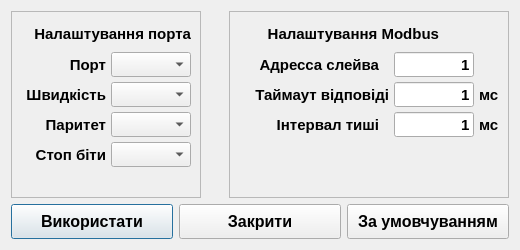
<?xml version="1.0" encoding="UTF-8"?>
<ui version="4.0">
 <class>DialogConnectionSettings</class>
 <widget class="QDialog" name="DialogConnectionSettings">
  <property name="geometry">
   <rect>
    <x>0</x>
    <y>0</y>
    <width>520</width>
    <height>250</height>
   </rect>
  </property>
  <property name="sizePolicy">
   <sizepolicy hsizetype="Fixed" vsizetype="Fixed">
    <horstretch>0</horstretch>
    <verstretch>0</verstretch>
   </sizepolicy>
  </property>
  <property name="minimumSize">
   <size>
    <width>520</width>
    <height>250</height>
   </size>
  </property>
  <property name="maximumSize">
   <size>
    <width>520</width>
    <height>250</height>
   </size>
  </property>
  <property name="windowTitle">
   <string>Dialog</string>
  </property>
  <layout class="QVBoxLayout" name="verticalLayout_3">
   <item>
    <layout class="QHBoxLayout" name="horizontalLayout_2">
     <item>
      <widget class="QFrame" name="fPortSettings">
       <property name="frameShape">
        <enum>QFrame::StyledPanel</enum>
       </property>
       <property name="frameShadow">
        <enum>QFrame::Raised</enum>
       </property>
       <layout class="QVBoxLayout" name="verticalLayout">
        <item>
         <widget class="QLabel" name="label_2">
          <property name="minimumSize">
           <size>
            <width>0</width>
            <height>25</height>
           </size>
          </property>
          <property name="maximumSize">
           <size>
            <width>200</width>
            <height>25</height>
           </size>
          </property>
          <property name="font">
           <font>
            <pointsize>11</pointsize>
            <weight>75</weight>
            <bold>true</bold>
           </font>
          </property>
          <property name="text">
           <string>Налаштування порта</string>
          </property>
          <property name="alignment">
           <set>Qt::AlignRight|Qt::AlignTrailing|Qt::AlignVCenter</set>
          </property>
         </widget>
        </item>
        <item>
         <layout class="QGridLayout" name="glConnectionInternal" rowstretch="0,0,0,0" columnstretch="2,0">
          <property name="spacing">
           <number>5</number>
          </property>
          <item row="0" column="0">
           <widget class="QLabel" name="label">
            <property name="minimumSize">
             <size>
              <width>85</width>
              <height>25</height>
             </size>
            </property>
            <property name="maximumSize">
             <size>
              <width>85</width>
              <height>25</height>
             </size>
            </property>
            <property name="font">
             <font>
              <pointsize>11</pointsize>
              <weight>75</weight>
              <bold>true</bold>
             </font>
            </property>
            <property name="text">
             <string>Порт</string>
            </property>
            <property name="alignment">
             <set>Qt::AlignRight|Qt::AlignTrailing|Qt::AlignVCenter</set>
            </property>
           </widget>
          </item>
          <item row="0" column="1">
           <widget class="QComboBox" name="cbPort">
            <property name="minimumSize">
             <size>
              <width>80</width>
              <height>25</height>
             </size>
            </property>
            <property name="maximumSize">
             <size>
              <width>80</width>
              <height>25</height>
             </size>
            </property>
            <property name="font">
             <font>
              <pointsize>11</pointsize>
              <weight>75</weight>
              <bold>true</bold>
             </font>
            </property>
           </widget>
          </item>
          <item row="2" column="0">
           <widget class="QLabel" name="lParity">
            <property name="minimumSize">
             <size>
              <width>85</width>
              <height>25</height>
             </size>
            </property>
            <property name="maximumSize">
             <size>
              <width>85</width>
              <height>25</height>
             </size>
            </property>
            <property name="font">
             <font>
              <pointsize>11</pointsize>
              <weight>75</weight>
              <bold>true</bold>
             </font>
            </property>
            <property name="text">
             <string>Паритет</string>
            </property>
            <property name="alignment">
             <set>Qt::AlignRight|Qt::AlignTrailing|Qt::AlignVCenter</set>
            </property>
           </widget>
          </item>
          <item row="1" column="0">
           <widget class="QLabel" name="lBaudRate">
            <property name="minimumSize">
             <size>
              <width>85</width>
              <height>25</height>
             </size>
            </property>
            <property name="maximumSize">
             <size>
              <width>85</width>
              <height>25</height>
             </size>
            </property>
            <property name="font">
             <font>
              <pointsize>11</pointsize>
              <weight>75</weight>
              <bold>true</bold>
             </font>
            </property>
            <property name="text">
             <string>Швидкість</string>
            </property>
            <property name="alignment">
             <set>Qt::AlignRight|Qt::AlignTrailing|Qt::AlignVCenter</set>
            </property>
           </widget>
          </item>
          <item row="2" column="1">
           <widget class="QComboBox" name="cbParity">
            <property name="minimumSize">
             <size>
              <width>80</width>
              <height>25</height>
             </size>
            </property>
            <property name="maximumSize">
             <size>
              <width>80</width>
              <height>25</height>
             </size>
            </property>
            <property name="font">
             <font>
              <pointsize>11</pointsize>
              <weight>75</weight>
              <bold>true</bold>
             </font>
            </property>
           </widget>
          </item>
          <item row="1" column="1">
           <widget class="QComboBox" name="cbBaudRate">
            <property name="minimumSize">
             <size>
              <width>80</width>
              <height>25</height>
             </size>
            </property>
            <property name="maximumSize">
             <size>
              <width>80</width>
              <height>25</height>
             </size>
            </property>
            <property name="font">
             <font>
              <pointsize>11</pointsize>
              <weight>75</weight>
              <bold>true</bold>
             </font>
            </property>
           </widget>
          </item>
          <item row="3" column="0">
           <widget class="QLabel" name="lStopBits">
            <property name="minimumSize">
             <size>
              <width>85</width>
              <height>25</height>
             </size>
            </property>
            <property name="maximumSize">
             <size>
              <width>85</width>
              <height>25</height>
             </size>
            </property>
            <property name="font">
             <font>
              <pointsize>11</pointsize>
              <weight>75</weight>
              <bold>true</bold>
             </font>
            </property>
            <property name="text">
             <string>Стоп біти</string>
            </property>
            <property name="alignment">
             <set>Qt::AlignRight|Qt::AlignTrailing|Qt::AlignVCenter</set>
            </property>
           </widget>
          </item>
          <item row="3" column="1">
           <widget class="QComboBox" name="cbStopBits">
            <property name="minimumSize">
             <size>
              <width>80</width>
              <height>25</height>
             </size>
            </property>
            <property name="maximumSize">
             <size>
              <width>80</width>
              <height>25</height>
             </size>
            </property>
            <property name="font">
             <font>
              <pointsize>11</pointsize>
              <weight>75</weight>
              <bold>true</bold>
             </font>
            </property>
           </widget>
          </item>
         </layout>
        </item>
        <item>
         <spacer name="verticalSpacer">
          <property name="orientation">
           <enum>Qt::Vertical</enum>
          </property>
          <property name="sizeHint" stdset="0">
           <size>
            <width>5</width>
            <height>5</height>
           </size>
          </property>
         </spacer>
        </item>
       </layout>
      </widget>
     </item>
     <item>
      <spacer name="horizontalSpacer">
       <property name="orientation">
        <enum>Qt::Horizontal</enum>
       </property>
       <property name="sizeHint" stdset="0">
        <size>
         <width>0</width>
         <height>20</height>
        </size>
       </property>
      </spacer>
     </item>
     <item>
      <widget class="QFrame" name="fModbusSettings">
       <property name="frameShape">
        <enum>QFrame::StyledPanel</enum>
       </property>
       <property name="frameShadow">
        <enum>QFrame::Raised</enum>
       </property>
       <layout class="QVBoxLayout" name="verticalLayout_2">
        <item>
         <widget class="QLabel" name="label_3">
          <property name="minimumSize">
           <size>
            <width>0</width>
            <height>25</height>
           </size>
          </property>
          <property name="maximumSize">
           <size>
            <width>200</width>
            <height>25</height>
           </size>
          </property>
          <property name="font">
           <font>
            <pointsize>11</pointsize>
            <weight>75</weight>
            <bold>true</bold>
           </font>
          </property>
          <property name="text">
           <string>Налаштування Modbus</string>
          </property>
          <property name="alignment">
           <set>Qt::AlignRight|Qt::AlignTrailing|Qt::AlignVCenter</set>
          </property>
         </widget>
        </item>
        <item>
         <layout class="QGridLayout" name="gridLayout">
          <property name="spacing">
           <number>5</number>
          </property>
          <item row="0" column="1">
           <widget class="QLineEdit" name="leAddress">
            <property name="minimumSize">
             <size>
              <width>80</width>
              <height>25</height>
             </size>
            </property>
            <property name="maximumSize">
             <size>
              <width>80</width>
              <height>25</height>
             </size>
            </property>
            <property name="font">
             <font>
              <pointsize>11</pointsize>
              <weight>75</weight>
              <bold>true</bold>
             </font>
            </property>
            <property name="text">
             <string>1</string>
            </property>
            <property name="alignment">
             <set>Qt::AlignRight|Qt::AlignTrailing|Qt::AlignVCenter</set>
            </property>
           </widget>
          </item>
          <item row="1" column="1">
           <widget class="QLineEdit" name="leReplyTimeout">
            <property name="minimumSize">
             <size>
              <width>80</width>
              <height>25</height>
             </size>
            </property>
            <property name="maximumSize">
             <size>
              <width>80</width>
              <height>25</height>
             </size>
            </property>
            <property name="font">
             <font>
              <pointsize>11</pointsize>
              <weight>75</weight>
              <bold>true</bold>
             </font>
            </property>
            <property name="text">
             <string>1</string>
            </property>
            <property name="alignment">
             <set>Qt::AlignRight|Qt::AlignTrailing|Qt::AlignVCenter</set>
            </property>
           </widget>
          </item>
          <item row="2" column="1">
           <widget class="QLineEdit" name="leSilentInterval">
            <property name="minimumSize">
             <size>
              <width>80</width>
              <height>25</height>
             </size>
            </property>
            <property name="maximumSize">
             <size>
              <width>80</width>
              <height>25</height>
             </size>
            </property>
            <property name="font">
             <font>
              <pointsize>11</pointsize>
              <weight>75</weight>
              <bold>true</bold>
             </font>
            </property>
            <property name="text">
             <string>1</string>
            </property>
            <property name="alignment">
             <set>Qt::AlignRight|Qt::AlignTrailing|Qt::AlignVCenter</set>
            </property>
           </widget>
          </item>
          <item row="0" column="0">
           <widget class="QLabel" name="lAddress">
            <property name="minimumSize">
             <size>
              <width>140</width>
              <height>25</height>
             </size>
            </property>
            <property name="maximumSize">
             <size>
              <width>140</width>
              <height>25</height>
             </size>
            </property>
            <property name="font">
             <font>
              <pointsize>11</pointsize>
              <weight>75</weight>
              <bold>true</bold>
             </font>
            </property>
            <property name="text">
             <string>Адресса слейва</string>
            </property>
            <property name="alignment">
             <set>Qt::AlignRight|Qt::AlignTrailing|Qt::AlignVCenter</set>
            </property>
           </widget>
          </item>
          <item row="1" column="0">
           <widget class="QLabel" name="lAddress_2">
            <property name="minimumSize">
             <size>
              <width>150</width>
              <height>25</height>
             </size>
            </property>
            <property name="maximumSize">
             <size>
              <width>150</width>
              <height>25</height>
             </size>
            </property>
            <property name="font">
             <font>
              <pointsize>11</pointsize>
              <weight>75</weight>
              <bold>true</bold>
             </font>
            </property>
            <property name="text">
             <string>Таймаут відповіді</string>
            </property>
            <property name="alignment">
             <set>Qt::AlignRight|Qt::AlignTrailing|Qt::AlignVCenter</set>
            </property>
           </widget>
          </item>
          <item row="2" column="0">
           <widget class="QLabel" name="lAddress_3">
            <property name="minimumSize">
             <size>
              <width>140</width>
              <height>25</height>
             </size>
            </property>
            <property name="maximumSize">
             <size>
              <width>140</width>
              <height>25</height>
             </size>
            </property>
            <property name="font">
             <font>
              <pointsize>11</pointsize>
              <weight>75</weight>
              <bold>true</bold>
             </font>
            </property>
            <property name="text">
             <string>Інтервал тиші</string>
            </property>
            <property name="alignment">
             <set>Qt::AlignRight|Qt::AlignTrailing|Qt::AlignVCenter</set>
            </property>
           </widget>
          </item>
          <item row="1" column="2">
           <widget class="QLabel" name="label_5">
            <property name="font">
             <font>
              <pointsize>11</pointsize>
              <weight>75</weight>
              <bold>true</bold>
             </font>
            </property>
            <property name="text">
             <string>мс</string>
            </property>
           </widget>
          </item>
          <item row="2" column="2">
           <widget class="QLabel" name="label_6">
            <property name="font">
             <font>
              <pointsize>11</pointsize>
              <weight>75</weight>
              <bold>true</bold>
             </font>
            </property>
            <property name="text">
             <string>мс</string>
            </property>
           </widget>
          </item>
         </layout>
        </item>
        <item>
         <spacer name="verticalSpacer_2">
          <property name="orientation">
           <enum>Qt::Vertical</enum>
          </property>
          <property name="sizeHint" stdset="0">
           <size>
            <width>5</width>
            <height>5</height>
           </size>
          </property>
         </spacer>
        </item>
       </layout>
      </widget>
     </item>
    </layout>
   </item>
   <item>
    <layout class="QHBoxLayout" name="horizontalLayout">
     <item>
      <widget class="QPushButton" name="pbApply">
       <property name="minimumSize">
        <size>
         <width>0</width>
         <height>35</height>
        </size>
       </property>
       <property name="maximumSize">
        <size>
         <width>1000</width>
         <height>35</height>
        </size>
       </property>
       <property name="font">
        <font>
         <pointsize>12</pointsize>
         <weight>75</weight>
         <bold>true</bold>
        </font>
       </property>
       <property name="text">
        <string>Використати</string>
       </property>
      </widget>
     </item>
     <item>
      <widget class="QPushButton" name="pbClose">
       <property name="minimumSize">
        <size>
         <width>0</width>
         <height>35</height>
        </size>
       </property>
       <property name="maximumSize">
        <size>
         <width>1000</width>
         <height>35</height>
        </size>
       </property>
       <property name="font">
        <font>
         <pointsize>12</pointsize>
         <weight>75</weight>
         <bold>true</bold>
        </font>
       </property>
       <property name="text">
        <string>Закрити</string>
       </property>
      </widget>
     </item>
     <item>
      <widget class="QPushButton" name="byDefault">
       <property name="minimumSize">
        <size>
         <width>0</width>
         <height>35</height>
        </size>
       </property>
       <property name="maximumSize">
        <size>
         <width>1000</width>
         <height>35</height>
        </size>
       </property>
       <property name="font">
        <font>
         <pointsize>12</pointsize>
         <weight>75</weight>
         <bold>true</bold>
        </font>
       </property>
       <property name="text">
        <string>За умовчуванням</string>
       </property>
      </widget>
     </item>
    </layout>
   </item>
  </layout>
 </widget>
 <resources/>
 <connections/>
</ui>
